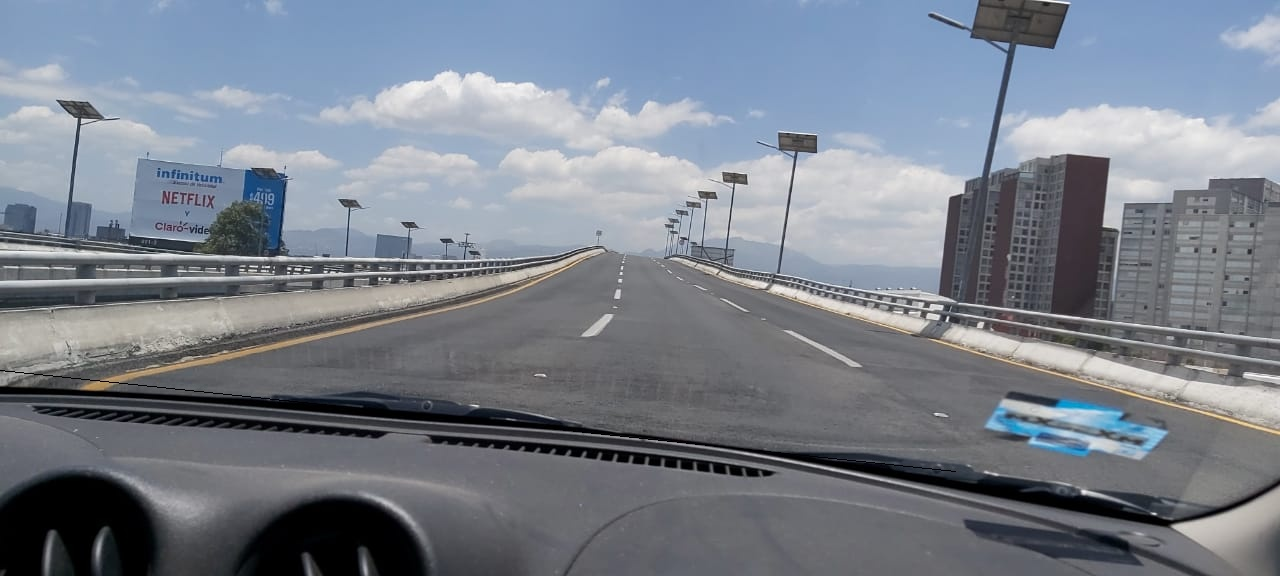
#> input picture open/boletinUpiita/segmentacionDeCarriles/lines.jpg, 1280 x 576 px, given in place of lines.png, which was not available
$ python main.py
#> lines starting #> are read from the running program, lines starting #| are printed output that depends on the picture; after the words box and inside, x2 and y2 are one past the last pixel; in counts of white or black regions, pixels touching at a corner belong together; pictures that were not available may be replaced by others from this repository, and a replacement may not be noted
import cv2
import numpy as np

img = cv2.imread("lines.png")
#> img is the input picture: shape (576, 1280, 3); mean B, G, R 139.5, 128.5, 121.4
gray = cv2.cvtColor(img, cv2.COLOR_BGR2GRAY)
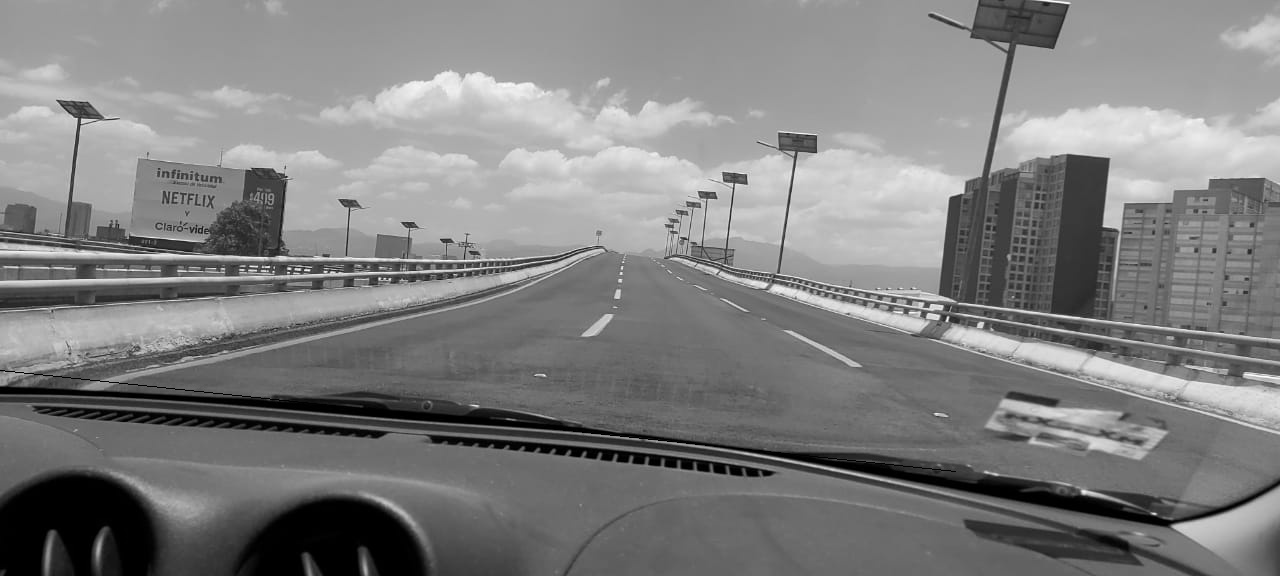
#> gray: shape (576, 1280); min 0, max 255, mean 127.6
edges = cv2.Canny(gray, 75, 150)
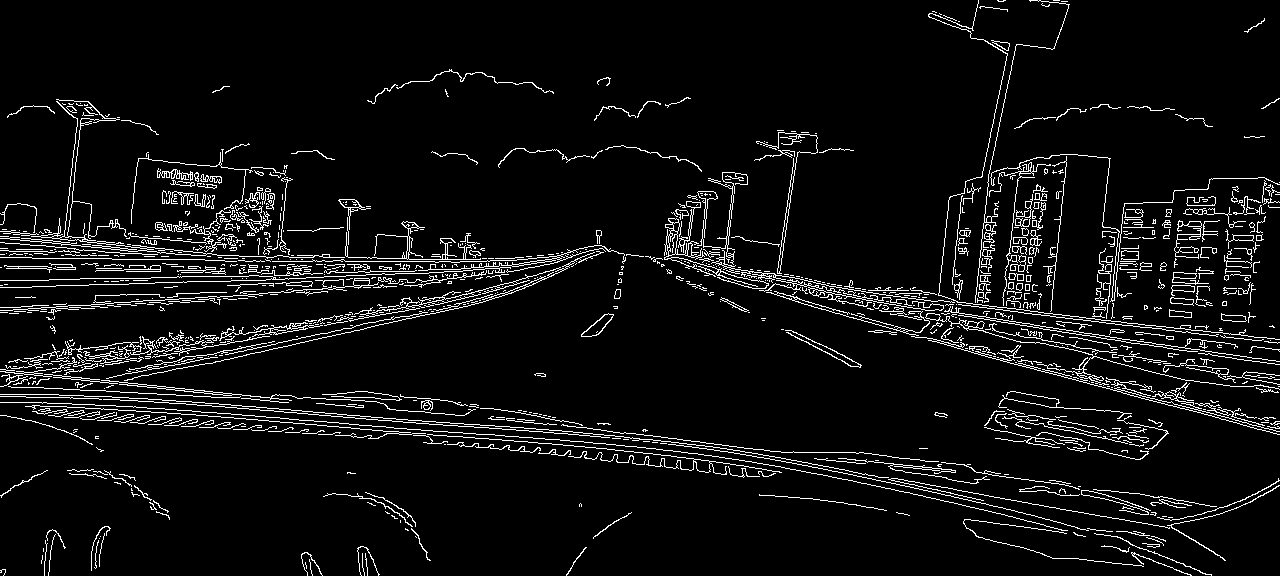
#> edges: shape (576, 1280); 6.1% white in thin lines or dots

lines = cv2.HoughLinesP(edges, 1, np.pi/180, 50, maxLineGap=50)
#> lines = 551 rows, first 6: [594, 245, 1279, 428], [706, 273, 1277, 343], [688, 268, 779, 271], [32, 394, 318, 414], [0, 369, 363, 407], [16, 362, 513, 292]
print(lines)
#> (printed output is left out)
for line in lines:
    x1, y1, x2, y2 = line[0]
    cv2.line(img, (x1, y1), (x2, y2), (0, 255, 0), 3)
#> this loop made 551 passes
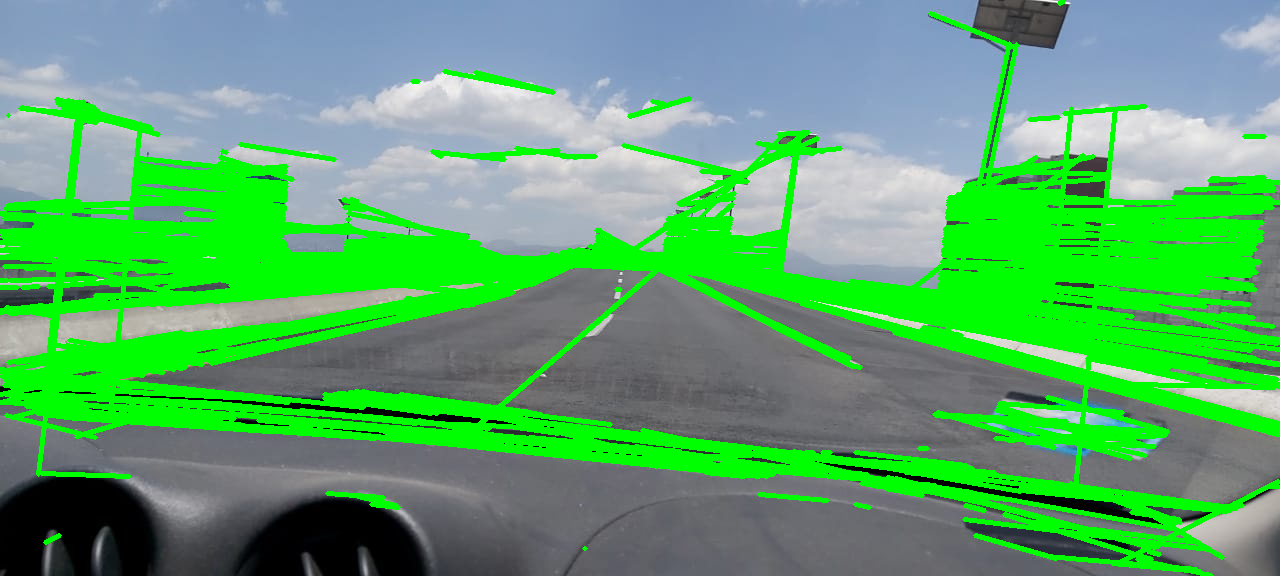
#> img: shape (576, 1280, 3); mean B, G, R 107.5, 168.5, 91.8

cv2.imshow("Image", img)
cv2.imshow("Edges", edges)
cv2.imshow("Gray", gray)
cv2.waitKey(0)
cv2.destroyAllWindows()

$ run again, with open/boletinUpiita/segmentacionDeCarriles/ocho.jpg copied over open/boletinUpiita/segmentacionDeCarriles/lines.jpg
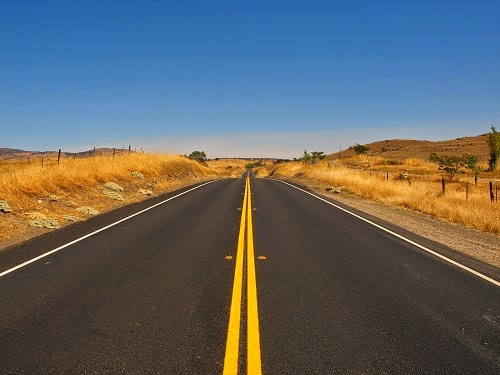
#> input picture open/boletinUpiita/segmentacionDeCarriles/ocho.jpg, 500 x 375 px, given in place of lines.png, which was not available
#> img is the input picture: shape (375, 500, 3); mean B, G, R 101.6, 101.4, 98.3
#> `edges = cv2.Canny(gray, 75, 150)`:
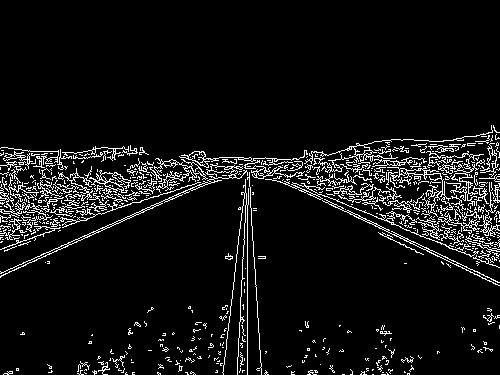
#> edges: shape (375, 500); 7.2% white in thin lines or dots, all inside (x1, y1, x2, y2) = (0, 125, 500, 375)
#> lines = 98 rows, first 6: [2, 195, 498, 151], [235, 157, 498, 285], [0, 192, 492, 140], [5, 199, 499, 156], [0, 197, 499, 153], [2, 204, 499, 169]
#> (printed output is left out)
#> the loop `for line in lines:` made 98 passes
#> after the loop `for line in lines:`:
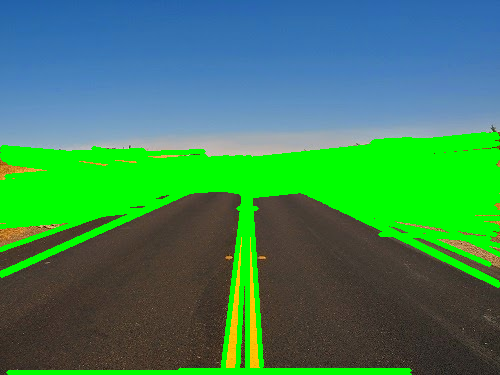
#> img: shape (375, 500, 3); mean B, G, R 89.8, 133.4, 61.1

$ run again, with open/boletinUpiita/segmentacionDeCarriles/cero.jpeg copied over open/boletinUpiita/segmentacionDeCarriles/lines.jpg
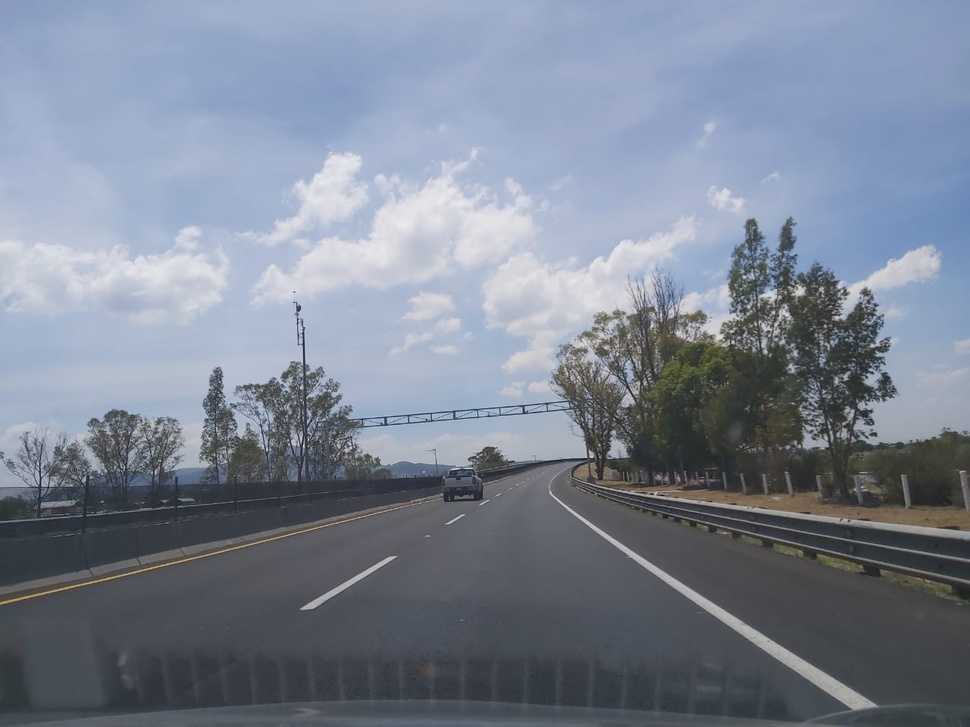
#> input picture open/boletinUpiita/segmentacionDeCarriles/cero.jpeg, 970 x 727 px, shrunk from 1280 x 960 before the run, given in place of lines.png, which was not available
#> img is the input picture: shape (727, 970, 3); mean B, G, R 147.7, 132.3, 123.7
#> `edges = cv2.Canny(gray, 75, 150)`:
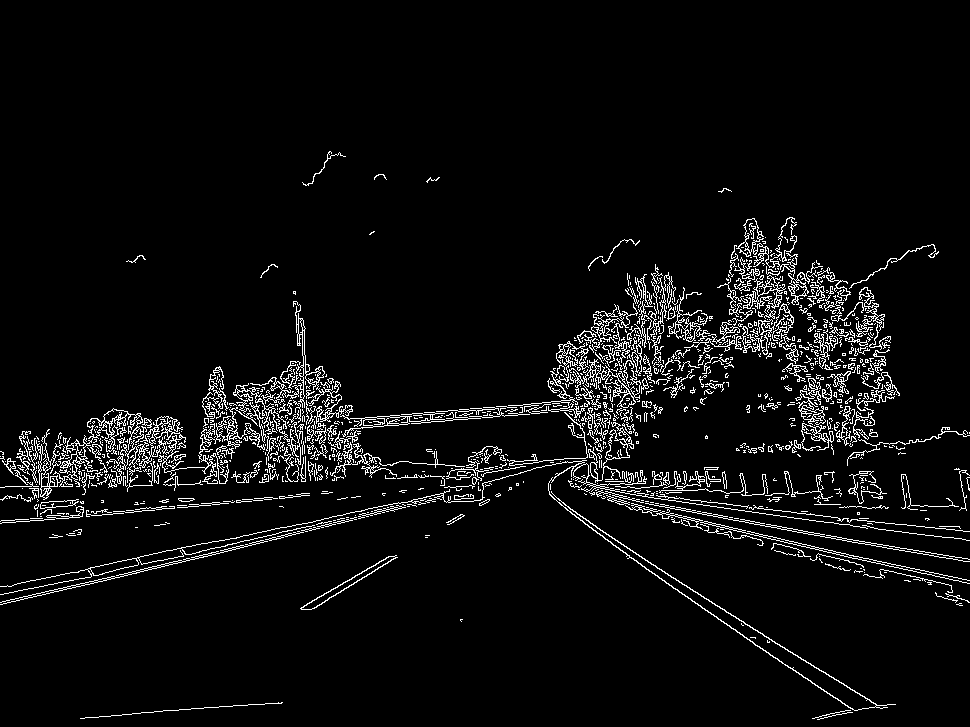
#> edges: shape (727, 970); 5% white in thin lines or dots, all inside (x1, y1, x2, y2) = (0, 151, 970, 720)
#> lines = 348 rows, first 6: [90, 419, 867, 528], [437, 459, 929, 572], [571, 466, 627, 454], [7, 495, 347, 417], [10, 471, 728, 383], [2, 601, 629, 456]
#> (printed output is left out)
#> the loop `for line in lines:` made 348 passes
#> after the loop `for line in lines:`:
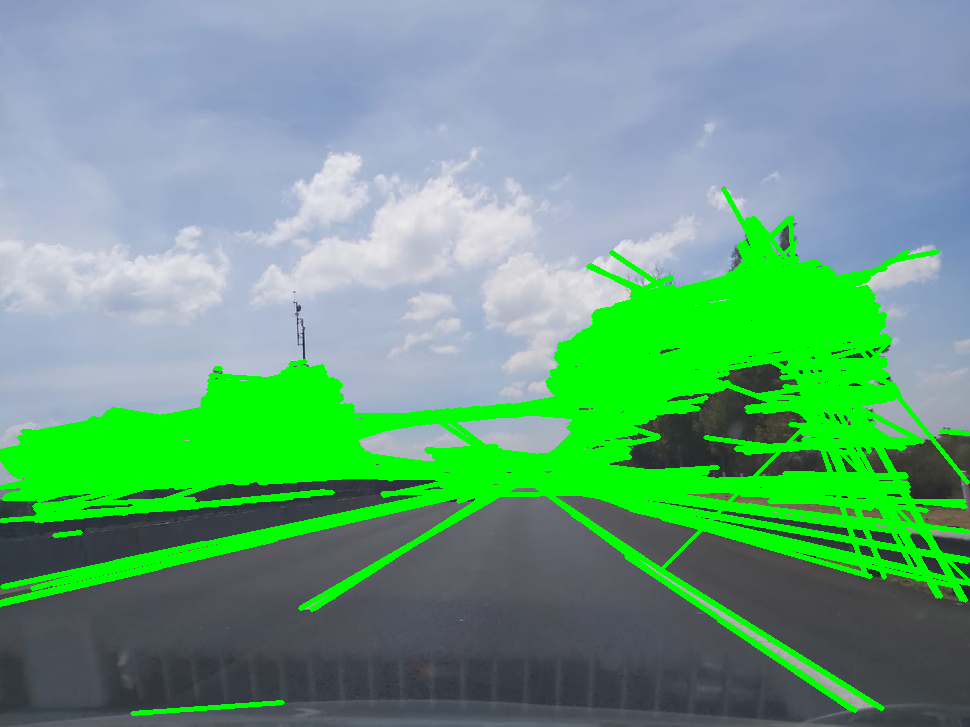
#> img: shape (727, 970, 3); 19.49% of pixels changed, all inside (x1, y1, x2, y2) = (0, 186, 970, 716)
